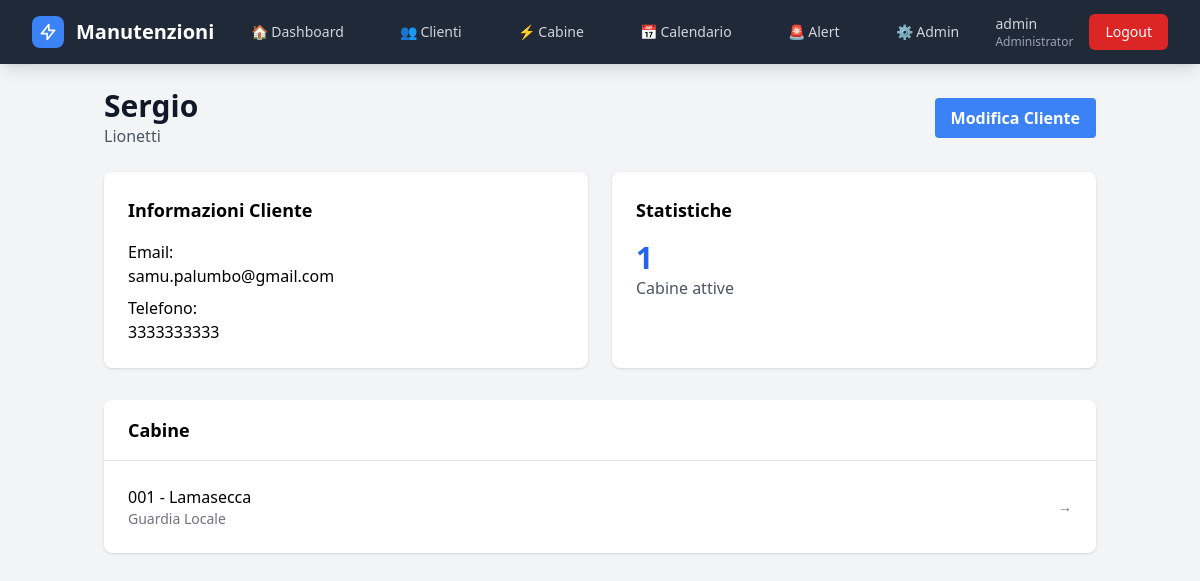
Screenshot of /clienti/1/ (signed in) with the database file from the repository.
### gestione/models.py (models this page shows, shortened)
class User(AbstractUser):
    RUOLI_CHOICES = [
        ('Administrator', 'Administrator'),
        ('Controlroom', 'Controlroom'),
        ('Operatore', 'Operatore'),
    ]
    ruolo = models.CharField(max_length=20, choices=RUOLI_CHOICES, default='Operatore')
    def is_administrator(self):
        return self.is_superuser or self.ruolo == 'Administrator'

class Cliente(models.Model):
    nome_azienda = models.CharField(max_length=200, verbose_name="Nome Azienda")
    responsabile = models.CharField(max_length=100, verbose_name="Responsabile")
    telefono_responsabile = models.CharField(max_length=20, verbose_name="Tel. Responsabile")
    email = models.EmailField(verbose_name="Email")
    email2 = models.EmailField(blank=True, verbose_name="Email 2")
    note = models.TextField(blank=True, verbose_name="Note")
    attivo = models.BooleanField(default=True, verbose_name="Attivo")
    data_creazione = models.DateTimeField(auto_now_add=True)
    data_modifica = models.DateTimeField(auto_now=True)
    class Meta:
        verbose_name = "Cliente"
        verbose_name_plural = "Clienti"
        ordering = ['nome_azienda']

class Cabina(models.Model):
    nome = models.CharField(max_length=200, verbose_name="Nome/Denominazione")
    matricola = models.CharField(max_length=50, unique=True, verbose_name="Matricola")
    cliente = models.ForeignKey(Cliente, on_delete=models.CASCADE, related_name='cabine', verbose_name="Cliente")
    fonte = models.CharField(max_length=50,blank=True,verbose_name="Fonte energetica")
    guardiania = models.CharField(max_length=100, blank=True, verbose_name="Guardiania")
    chiave = models.CharField(max_length=50, blank=True, verbose_name="N° Chiave")
    pod = models.CharField(max_length=50, blank=True, verbose_name="POD")
    telefono_guardiania = models.CharField(max_length=20, blank=True, verbose_name="Tel. Guardiania")
    societa_proprietaria = models.CharField(max_length=100, blank=True, verbose_name="Società proprietaria")
    latitudine = models.DecimalField(max_digits=10, decimal_places=8, null=True, blank=True, verbose_name="Latitudine")
    longitudine = models.DecimalField(max_digits=11, decimal_places=8, null=True, blank=True, verbose_name="Longitudine")
    attiva = models.BooleanField(default=True, verbose_name="Attiva")
    note = models.TextField(blank=True, verbose_name="Note")
    template_report = models.ForeignKey(
        'ReportTemplate',
        on_delete=models.SET_NULL,
        null=True,
        blank=True,
        related_name='cabine_assegnate',
        verbose_name="Template report"
    )
    class Meta:
        verbose_name = "Cabina"
        verbose_name_plural = "Cabine"
        ordering = ['matricola']

### gestione/views.py (the view)
# urls.py: path('clienti/<int:cliente_id>/', views.dettaglio_cliente, name='dettaglio_cliente'),
@login_required
def dettaglio_cliente(request, cliente_id):
    cliente = get_object_or_404(Cliente, id=cliente_id)
    cabine = cliente.cabine.filter(attiva=True)
    return render(request, 'clienti/dettaglio.html', {'cliente': cliente, 'cabine': cabine})

### gestione/context_processors.py (called while the page is built)
def alert_count(request):
    if not request.user.is_authenticated:
        return {}
    alert_attivi = Alert.objects.filter(silenziato=False)
    scaduti = sum(1 for a in alert_attivi if a.priorita == "scaduto")
    in_scadenza = sum(1 for a in alert_attivi if a.priorita == "in_scadenza")
    return {
        "alert_scaduti": scaduti,
        "alert_in_scadenza": in_scadenza,
        "alert_count": scaduti + in_scadenza,
    }

### gestione/models.py (called while the page is built)
    @property
    def giorni_restanti(self):
        data_riferimento = self.posticipato_a or self.scadenza
        return (data_riferimento - timezone.localdate()).days

    @property
    def priorita(self):
        giorni = self.giorni_restanti
        if giorni < 0:
            return "scaduto"
        elif giorni < 30:
            return "in_scadenza"
        else:
            return "normale"

### templates/clienti/dettaglio.html (shortened to what this page needs)
{% extends 'base.html' %}
{% block content %}
<div class="container mx-auto px-4 py-6">
    <div class="flex justify-between items-center mb-6">
        <div>
            <h1 class="text-3xl font-bold text-gray-900">{{ cliente.nome_azienda }}</h1>
            <p class="text-gray-600">{{ cliente.responsabile }}</p>
        </div>
        {% if user.is_administrator or user.is_controlroom %}
        <a href="{% url 'modifica_cliente' cliente.id %}"
            class="bg-blue-500 hover:bg-blue-700 text-white font-bold py-2 px-4 rounded">
            Modifica Cliente
        </a>
        {% endif %}
    </div>
    <div class="grid grid-cols-1 md:grid-cols-2 gap-6 mb-8">
        <div class="bg-white shadow rounded-lg p-6">
            <h2 class="text-lg font-semibold mb-4">Informazioni Cliente</h2>
            <dl class="space-y-2">
                <div>
                    <dt class="font-medium">Email:</dt>
                    <dd>{{ cliente.email }}</dd>
                </div>
                <div>
                    <dt class="font-medium">Telefono:</dt>
                    <dd>{{ cliente.telefono_responsabile }}</dd>
                </div>
            </dl>
        </div>
        <div class="bg-white shadow rounded-lg p-6">
            <h2 class="text-lg font-semibold mb-4">Statistiche</h2>
            <div class="text-3xl font-bold text-blue-600">{{ cabine.count }}</div>
            <div class="text-gray-600">Cabine attive</div>
        </div>
    </div>
    <div class="bg-white shadow rounded-lg">
        <div class="px-6 py-4 border-b">
            <h2 class="text-lg font-semibold">Cabine</h2>
        </div>
        <div class="divide-y divide-gray-200">
            {% for cabina in cabine %}
            <div class="px-6 py-4">
                <a href="{% url 'dettaglio_cabina' cabina.matricola %}" class="block hover:bg-gray-50 -mx-6 px-6 py-2">
                    <div class="flex justify-between items-center">
                        <div>
                            <div class="font-medium">{{ cabina.matricola }} - {{ cabina.nome }}</div>
                            <div class="text-sm text-gray-500">{{ cabina.guardiania }}</div>
                        </div>
                        <div class="text-sm text-gray-500">→</div>
                    </div>
                </a>
            </div>
            {% empty %}
            <div class="px-6 py-4 text-center text-gray-500">
                Nessuna cabina associata
            </div>
            {% endfor %}
        </div>
    </div>
</div>
{% endblock %}

### templates/base.html (shortened to what this page needs)
<!DOCTYPE html>
<html lang="it">
<head>
    <script src="https://cdn.tailwindcss.com"></script>
<link href="https://cdn.jsdelivr.net/npm/fullcalendar@6.1.10/index.global.min.css" rel="stylesheet">
</head>
<body class="bg-gray-100 min-h-screen">
    {% if user.is_authenticated %}
    <nav class="bg-primary shadow-lg fixed w-full top-0 z-50">
        <div class="max-w-7xl mx-auto px-4 sm:px-6 lg:px-8">
            <div class="flex justify-between h-16">
                <div class="flex items-center">
                    <div class="flex-shrink-0">
                        <a href="{% url 'dashboard' %}" class="flex items-center">
                            <div class="w-8 h-8 bg-blue-500 rounded-lg flex items-center justify-center mr-3">
                                <svg class="w-5 h-5 text-white" fill="none" stroke="currentColor" viewBox="0 0 24 24">
                                    <path stroke-linecap="round" stroke-linejoin="round" stroke-width="2"
                                        d="M13 10V3L4 14h7v7l9-11h-7z"></path>
                                </svg>
                            </div>
                            <span class="text-white text-xl font-bold">Manutenzioni</span>
                        </a>
                    </div>
                </div>
                <div class="hidden md:flex items-center space-x-8">
                    <a href="{% url 'dashboard' %}"
                        class="text-gray-300 hover:text-white px-3 py-2 rounded-md text-sm font-medium transition-colors
                              {% if request.resolver_match.url_name == 'dashboard' %}bg-secondary text-white{% endif %}">
                        🏠 Dashboard
                    </a>
                    <a href="{% url 'lista_clienti' %}" class="text-gray-300 hover:text-white px-3 py-2 rounded-md text-sm font-medium transition-colors
                              {% if 'clienti' in request.resolver_match.url_name %}bg-secondary text-white{% endif %}">
                        👥 Clienti
                    </a>
                    <a href="{% url 'lista_cabine' %}" class="text-gray-300 hover:text-white px-3 py-2 rounded-md text-sm font-medium transition-colors
                              {% if 'cabine' in request.resolver_match.url_name %}bg-secondary text-white{% endif %}">
                        ⚡ Cabine
                    </a>
                    <a href="{% url 'calendario' %}"
   class="text-gray-300 hover:text-white px-3 py-2 rounded-md text-sm font-medium transition-colors
          {% if request.resolver_match.url_name == 'calendario' %}bg-secondary text-white{% endif %}">
    📅 Calendario
</a>
                    <a href="{% url 'lista_alert' %}" class="text-gray-300 hover:text-white px-3 py-2 rounded-md text-sm font-medium transition-colors relative
          {% if request.resolver_match.url_name == 'lista_alert' %}bg-secondary text-white{% endif %}">
                        🚨 Alert
                    </a>
                    {% if user.is_administrator %}
                    <a href="/admin/"
                        class="text-gray-300 hover:text-white px-3 py-2 rounded-md text-sm font-medium transition-colors">
                        ⚙️ Admin
                    </a>
                    {% endif %}
                </div>
                <div class="hidden md:flex items-center space-x-4">
                    <div class="text-gray-300 text-sm">
                        <span class="font-medium">{{ user.get_full_name|default:user.username }}</span>
                        <span class="text-xs block text-gray-400">
                            {% if user.is_administrator %}Administrator
                            {% elif user.is_controlroom %}Control Room
                            {% elif user.is_operatore %}Operatore
                            {% endif %}
                        </span>
                    </div>
                    <a href="{% url 'logout' %}"
                        class="bg-red-600 hover:bg-red-700 text-white px-4 py-2 rounded-md text-sm font-medium transition-colors">
                        Logout
                    </a>
                </div>
            </div>
        </div>
    </nav>
    {% endif %}
    <main class="{% if user.is_authenticated %}pt-16{% endif %}">
        {% block content %}
        {% endblock %}
    </main>
</body>
</html>

### rows the page displays
User: get_full_name "admin"
Cliente: nome_azienda "Sergio", responsabile "Lionetti", email "samu.palumbo@gmail.com", telefono_responsabile "3333333333"
Cabina: matricola "001", nome "Lamasecca", guardiania "Guardia Locale"

### other values shown
{{ cabine.count }} "1"
